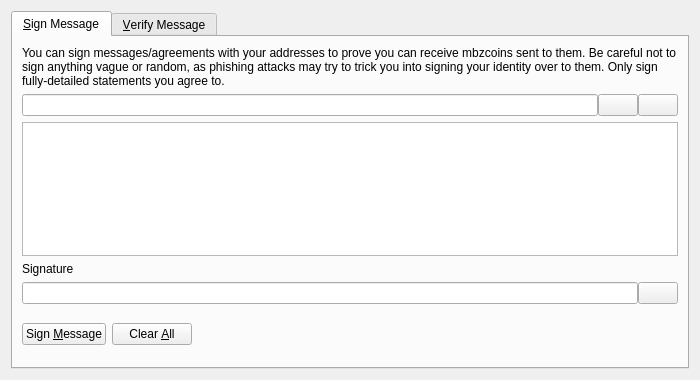
<?xml version="1.0" encoding="UTF-8"?>
<ui version="4.0">
 <class>SignVerifyMessageDialog</class>
 <widget class="QDialog" name="SignVerifyMessageDialog">
  <property name="geometry">
   <rect>
    <x>0</x>
    <y>0</y>
    <width>700</width>
    <height>380</height>
   </rect>
  </property>
  <property name="windowTitle">
   <string>Signatures - Sign / Verify a Message</string>
  </property>
  <property name="modal">
   <bool>true</bool>
  </property>
  <layout class="QVBoxLayout" name="verticalLayout">
   <item>
    <widget class="QTabWidget" name="tabWidget">
     <property name="currentIndex">
      <number>0</number>
     </property>
     <widget class="QWidget" name="tabSignMessage">
      <attribute name="title">
       <string>&amp;Sign Message</string>
      </attribute>
      <layout class="QVBoxLayout" name="verticalLayout_SM">
       <item>
        <widget class="QLabel" name="infoLabel_SM">
         <property name="text">
          <string>You can sign messages/agreements with your addresses to prove you can receive mbzcoins sent to them. Be careful not to sign anything vague or random, as phishing attacks may try to trick you into signing your identity over to them. Only sign fully-detailed statements you agree to.</string>
         </property>
         <property name="textFormat">
          <enum>Qt::PlainText</enum>
         </property>
         <property name="wordWrap">
          <bool>true</bool>
         </property>
        </widget>
       </item>
       <item>
        <layout class="QHBoxLayout" name="horizontalLayout_1_SM">
         <property name="spacing">
          <number>0</number>
         </property>
         <item>
          <widget class="QValidatedLineEdit" name="addressIn_SM">
           <property name="toolTip">
            <string>The MBZCOIN address to sign the message with</string>
           </property>
          </widget>
         </item>
         <item>
          <widget class="QPushButton" name="addressBookButton_SM">
           <property name="toolTip">
            <string>Choose previously used address</string>
           </property>
           <property name="text">
            <string/>
           </property>
           <property name="icon">
            <iconset resource="../bitcoin.qrc">
             <normaloff>:/icons/address-book</normaloff>:/icons/address-book</iconset>
           </property>
           <property name="shortcut">
            <string>Alt+A</string>
           </property>
           <property name="autoDefault">
            <bool>false</bool>
           </property>
          </widget>
         </item>
         <item>
          <widget class="QPushButton" name="pasteButton_SM">
           <property name="toolTip">
            <string>Paste address from clipboard</string>
           </property>
           <property name="text">
            <string/>
           </property>
           <property name="icon">
            <iconset resource="../bitcoin.qrc">
             <normaloff>:/icons/editpaste</normaloff>:/icons/editpaste</iconset>
           </property>
           <property name="shortcut">
            <string>Alt+P</string>
           </property>
           <property name="autoDefault">
            <bool>false</bool>
           </property>
          </widget>
         </item>
        </layout>
       </item>
       <item>
        <widget class="QPlainTextEdit" name="messageIn_SM">
         <property name="toolTip">
          <string>Enter the message you want to sign here</string>
         </property>
        </widget>
       </item>
       <item>
        <widget class="QLabel" name="signatureLabel_SM">
         <property name="text">
          <string>Signature</string>
         </property>
         <property name="textFormat">
          <enum>Qt::PlainText</enum>
         </property>
        </widget>
       </item>
       <item>
        <layout class="QHBoxLayout" name="horizontalLayout_2_SM">
         <property name="spacing">
          <number>0</number>
         </property>
         <item>
          <widget class="QLineEdit" name="signatureOut_SM">
           <property name="font">
            <font>
             <italic>true</italic>
            </font>
           </property>
           <property name="readOnly">
            <bool>true</bool>
           </property>
          </widget>
         </item>
         <item>
          <widget class="QPushButton" name="copySignatureButton_SM">
           <property name="toolTip">
            <string>Copy the current signature to the system clipboard</string>
           </property>
           <property name="text">
            <string/>
           </property>
           <property name="icon">
            <iconset resource="../bitcoin.qrc">
             <normaloff>:/icons/editcopy</normaloff>:/icons/editcopy</iconset>
           </property>
           <property name="autoDefault">
            <bool>false</bool>
           </property>
          </widget>
         </item>
        </layout>
       </item>
       <item>
        <layout class="QHBoxLayout" name="horizontalLayout_3_SM">
         <item>
          <widget class="QPushButton" name="signMessageButton_SM">
           <property name="toolTip">
            <string>Sign the message to prove you own this MBZCOIN address</string>
           </property>
           <property name="text">
            <string>Sign &amp;Message</string>
           </property>
           <property name="icon">
            <iconset resource="../bitcoin.qrc">
             <normaloff>:/icons/edit</normaloff>:/icons/edit</iconset>
           </property>
           <property name="autoDefault">
            <bool>false</bool>
           </property>
          </widget>
         </item>
         <item>
          <widget class="QPushButton" name="clearButton_SM">
           <property name="toolTip">
            <string>Reset all sign message fields</string>
           </property>
           <property name="text">
            <string>Clear &amp;All</string>
           </property>
           <property name="icon">
            <iconset resource="../bitcoin.qrc">
             <normaloff>:/icons/remove</normaloff>:/icons/remove</iconset>
           </property>
           <property name="autoDefault">
            <bool>false</bool>
           </property>
          </widget>
         </item>
         <item>
          <spacer name="horizontalSpacer_1_SM">
           <property name="orientation">
            <enum>Qt::Horizontal</enum>
           </property>
           <property name="sizeHint" stdset="0">
            <size>
             <width>40</width>
             <height>48</height>
            </size>
           </property>
          </spacer>
         </item>
         <item>
          <widget class="QLabel" name="statusLabel_SM">
           <property name="font">
            <font>
             <weight>75</weight>
             <bold>true</bold>
            </font>
           </property>
           <property name="text">
            <string/>
           </property>
           <property name="wordWrap">
            <bool>true</bool>
           </property>
          </widget>
         </item>
         <item>
          <spacer name="horizontalSpacer_2_SM">
           <property name="orientation">
            <enum>Qt::Horizontal</enum>
           </property>
           <property name="sizeHint" stdset="0">
            <size>
             <width>40</width>
             <height>48</height>
            </size>
           </property>
          </spacer>
         </item>
        </layout>
       </item>
      </layout>
     </widget>
     <widget class="QWidget" name="tabVerifyMessage">
      <attribute name="title">
       <string>&amp;Verify Message</string>
      </attribute>
      <layout class="QVBoxLayout" name="verticalLayout_VM">
       <item>
        <widget class="QLabel" name="infoLabel_VM">
         <property name="text">
          <string>Enter the receiver's address, message (ensure you copy line breaks, spaces, tabs, etc. exactly) and signature below to verify the message. Be careful not to read more into the signature than what is in the signed message itself, to avoid being tricked by a man-in-the-middle attack. Note that this only proves the signing party receives with the address, it cannot prove sendership of any transaction!</string>
         </property>
         <property name="textFormat">
          <enum>Qt::PlainText</enum>
         </property>
         <property name="alignment">
          <set>Qt::AlignLeading|Qt::AlignLeft|Qt::AlignTop</set>
         </property>
         <property name="wordWrap">
          <bool>true</bool>
         </property>
        </widget>
       </item>
       <item>
        <layout class="QHBoxLayout" name="horizontalLayout_1_VM">
         <property name="spacing">
          <number>0</number>
         </property>
         <item>
          <widget class="QValidatedLineEdit" name="addressIn_VM">
           <property name="toolTip">
            <string>The MBZCOIN address the message was signed with</string>
           </property>
          </widget>
         </item>
         <item>
          <widget class="QPushButton" name="addressBookButton_VM">
           <property name="toolTip">
            <string>Choose previously used address</string>
           </property>
           <property name="text">
            <string/>
           </property>
           <property name="icon">
            <iconset resource="../bitcoin.qrc">
             <normaloff>:/icons/address-book</normaloff>:/icons/address-book</iconset>
           </property>
           <property name="shortcut">
            <string>Alt+A</string>
           </property>
           <property name="autoDefault">
            <bool>false</bool>
           </property>
          </widget>
         </item>
        </layout>
       </item>
       <item>
        <widget class="QPlainTextEdit" name="messageIn_VM"/>
       </item>
       <item>
        <widget class="QValidatedLineEdit" name="signatureIn_VM"/>
       </item>
       <item>
        <layout class="QHBoxLayout" name="horizontalLayout_2_VM">
         <item>
          <widget class="QPushButton" name="verifyMessageButton_VM">
           <property name="toolTip">
            <string>Verify the message to ensure it was signed with the specified MBZCOIN address</string>
           </property>
           <property name="text">
            <string>Verify &amp;Message</string>
           </property>
           <property name="icon">
            <iconset resource="../bitcoin.qrc">
             <normaloff>:/icons/transaction_0</normaloff>:/icons/transaction_0</iconset>
           </property>
           <property name="autoDefault">
            <bool>false</bool>
           </property>
          </widget>
         </item>
         <item>
          <widget class="QPushButton" name="clearButton_VM">
           <property name="toolTip">
            <string>Reset all verify message fields</string>
           </property>
           <property name="text">
            <string>Clear &amp;All</string>
           </property>
           <property name="icon">
            <iconset resource="../bitcoin.qrc">
             <normaloff>:/icons/remove</normaloff>:/icons/remove</iconset>
           </property>
           <property name="autoDefault">
            <bool>false</bool>
           </property>
          </widget>
         </item>
         <item>
          <spacer name="horizontalSpacer_1_VM">
           <property name="orientation">
            <enum>Qt::Horizontal</enum>
           </property>
           <property name="sizeHint" stdset="0">
            <size>
             <width>40</width>
             <height>48</height>
            </size>
           </property>
          </spacer>
         </item>
         <item>
          <widget class="QLabel" name="statusLabel_VM">
           <property name="font">
            <font>
             <weight>75</weight>
             <bold>true</bold>
            </font>
           </property>
           <property name="text">
            <string/>
           </property>
           <property name="wordWrap">
            <bool>true</bool>
           </property>
          </widget>
         </item>
         <item>
          <spacer name="horizontalSpacer_2_VM">
           <property name="orientation">
            <enum>Qt::Horizontal</enum>
           </property>
           <property name="sizeHint" stdset="0">
            <size>
             <width>40</width>
             <height>48</height>
            </size>
           </property>
          </spacer>
         </item>
        </layout>
       </item>
      </layout>
     </widget>
    </widget>
   </item>
  </layout>
 </widget>
 <customwidgets>
  <customwidget>
   <class>QValidatedLineEdit</class>
   <extends>QLineEdit</extends>
   <header>qt/qvalidatedlineedit.h</header>
  </customwidget>
 </customwidgets>
 <resources>
  <include location="../bitcoin.qrc"/>
 </resources>
 <connections/>
</ui>
